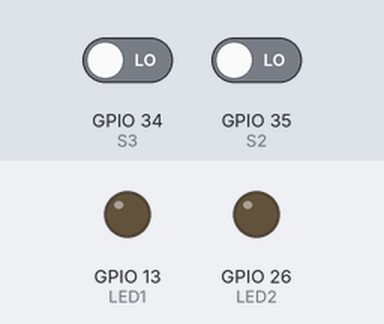
Bench run of a sketch on a simulated ESP32. Parts: output pins drawn as LEDs (lit = HIGH). Dashed ring = blinking. The inputs (shaded band) are chosen by the test bench; at power-on: GPIO 34 (S3) LOW, GPIO 35 (S2) LOW.

Above: at 1.3 s.
1.4 s: GPIO 34 (S3) driven HIGH
At 4.3 s:
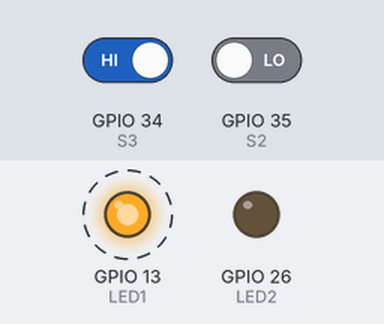
4.4 s: GPIO 35 (S2) driven HIGH
At 5.2 s:
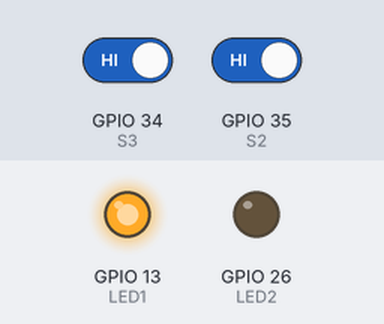
5.9 s: GPIO 34 (S3) driven LOW
At 8.8 s:
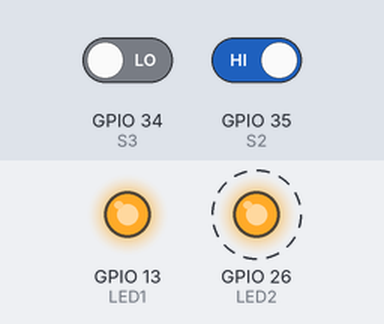
8.9 s: GPIO 35 (S2) driven LOW
At 9.6 s:
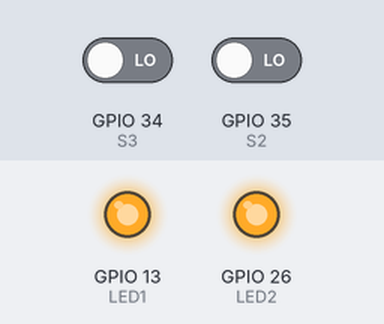
10.4 s: GPIO 34 (S3) driven HIGH
At 10.8 s:
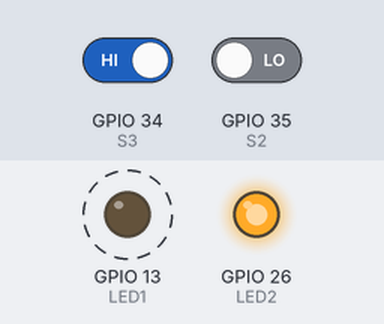
Timing chart, 0 to 14.4 s (numbered marks = the images above; inputs shaded):
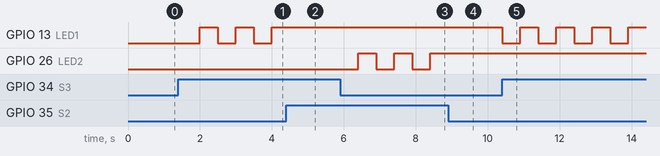

The sketch:

5-1.ino
```cpp
#define S2 35
#define S3 34
#define LED1 13
#define LED2 26

boolean led1State = false;
boolean led2State = false;

void setup() {
  // put your setup code here, to run once:
  pinMode(S2,INPUT);
  pinMode(S3,INPUT);
  pinMode(LED1,OUTPUT);
  pinMode(LED2,OUTPUT);

  digitalWrite(LED1,LOW);
  digitalWrite(LED2,LOW);
}

void loop() {
  // put your main code here, to run repeatedly:
  while(digitalRead(S2)==HIGH&&digitalRead(S3)==HIGH);

  if(digitalRead(S3)==HIGH){
    if(led1State){
      digitalWrite(LED1,HIGH);
    }
    else{
      digitalWrite(LED1,LOW);
    }
    led1State = !led1State;
  }

  if(digitalRead(S2)==HIGH){
    if(led2State){
      digitalWrite(LED2,HIGH);
    }
    else{
      digitalWrite(LED2,LOW);
    }
    led2State = !led2State;
  }
  delay(500);
}
```

Measured:
- after the input at 1.4 s, GPIO 13 (LED1): alternates HIGH for 0.50 s and LOW for 0.50 s, starting after 0.60 s
- after the input at 4.4 s, GPIO 13 (LED1): stays HIGH (without the input it goes to LOW after 0.10 s)
- after the input at 5.9 s, GPIO 26 (LED2): alternates HIGH for 0.50 s and LOW for 0.50 s, starting after 0.50 s
- after the input at 8.9 s, GPIO 26 (LED2): stays HIGH (without the input it goes to LOW after 0.00 s)
- after the input at 10.4 s, GPIO 13 (LED1): alternates HIGH for 0.50 s and LOW for 0.50 s, starting at once
